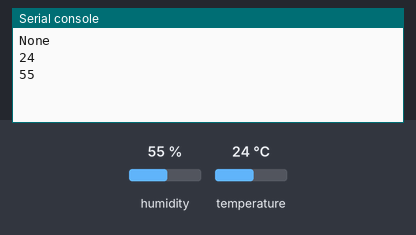
Simulated run of this program. Board: ESP32 board running MicroPython. Shown: the last lines printed to the serial console. The test bench sets the inputs (shaded band); at power-on: humidity 55 %, temperature 24 °C.

Above: at 1.2 s.
1.3 s: humidity set to 22 %
At 3.4 s:
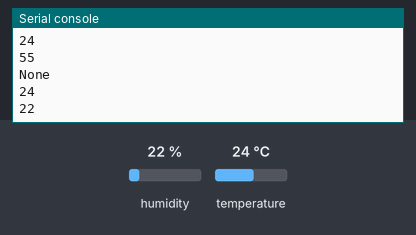
4.0 s: temperature set to 12 °C
At 4.6 s:
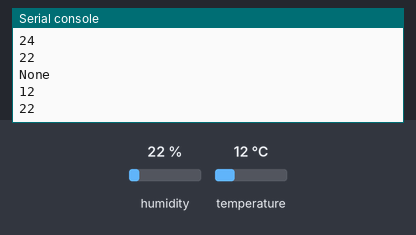
6.7 s: humidity set to 40 %
At 9.3 s:
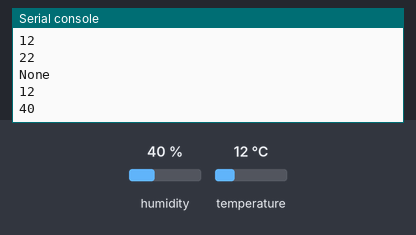
Timing chart, 0 to 10.8 s (numbered marks = the images above; inputs shaded):
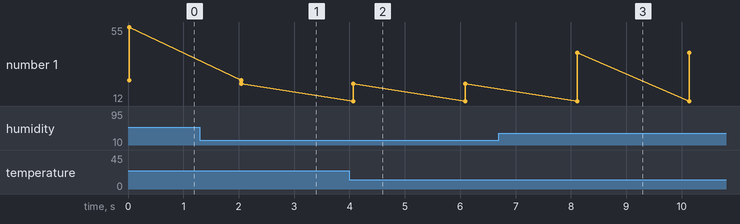

Measured:
- after the input at 1.3 s, the serial console: prints a new line after 0.75 s (image 1)
- after the input at 4.0 s, the serial console: prints a new line after 0.07 s (image 2)
- after the input at 6.7 s, the serial console: prints a new line after 1.4 s (image 3)
- plotted number 1: 55 → 22 after the input at 1.3 s, 22 → 40 after the input at 6.7 s

The program:

dht11simple.py
```python
import dht
import machine
from time import sleep

d = dht.DHT11(machine.Pin(14))

while True:
    mittaus = d.measure()
    print(mittaus)
    lampo = d.temperature()
    print(lampo)
    kosteus = d.humidity()
    print(kosteus)
    sleep(2)
```
